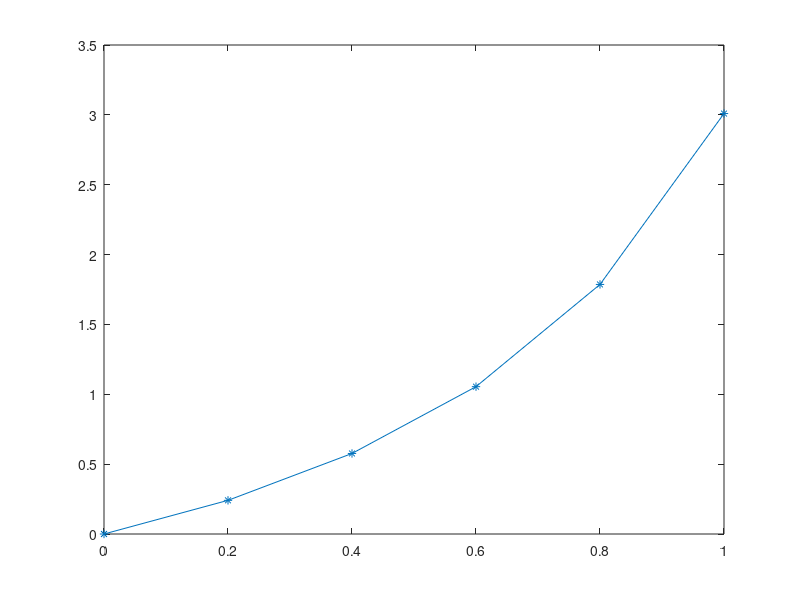

The MATLAB script that drew this image:
f = @(t, y) y + t^2-1;
y0 = 7;
[t, y] = ode45(f, [1 7], y0);

plot(t, y, '*-');
%%
tspan = 0:0.2:1;
y0 = [1, 0];
f = @(t, y) [y(2); t^2*y(2) + 2*t*y(1) + 1];
[t, y] = ode45(f, tspan, y0);
for i = 1:length(tspan)
    fprintf('y(%f) = %f\n', t(i), y(i, 1));
end
plot(t, y(:,1), '*-');
%%
for i = 1:length(tspan)
    fprintf('y(%f) = %f\n', t(i), y(i, 2));
end
plot(t, y(:,2), '*-');